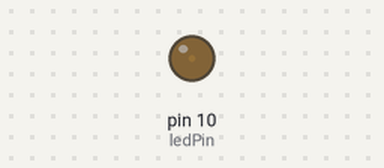
This sketch was run on a simulated Arduino Uno, built with avr-gcc and run on an emulated ATmega328P. Parts: output pins drawn as LEDs (lit = HIGH).

Above: at 0.05 s.
At 1.15 s:
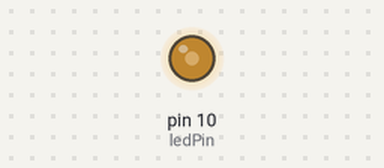
At 2.3 s:
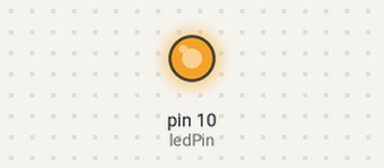
At 4.55 s:
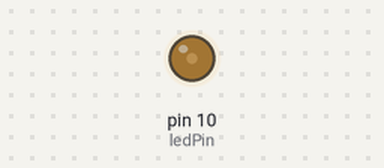
Timing chart, 0 to 6.6 s (numbered marks = the images above):
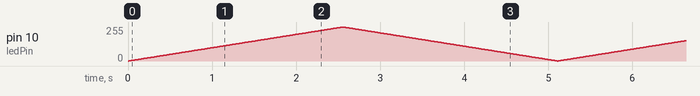

The sketch:

Breathing_LED.ino
```cpp
/*
 * File name: Breathing_LED
 * Function: with PWM, LED dims and lights up, like breathe
 * Compiling IDE: ARDUINO 2.3.2
 * Author: https://www.keyestudio.com/
*/
int ledPin = 10;  // Define LED pin to 10.

void setup() {
  pinMode(ledPin,OUTPUT); // Set LED pin to output
}

void loop(){
  for (int value = 0 ; value < 255; value=value+1) {  //gradually lighting
    analogWrite(ledPin, value);
    delay(10);
  }
  for (int value = 255; value >0; value=value-1) {  //dimming
    analogWrite(ledPin, value);
    delay(10);
  }
}
```
